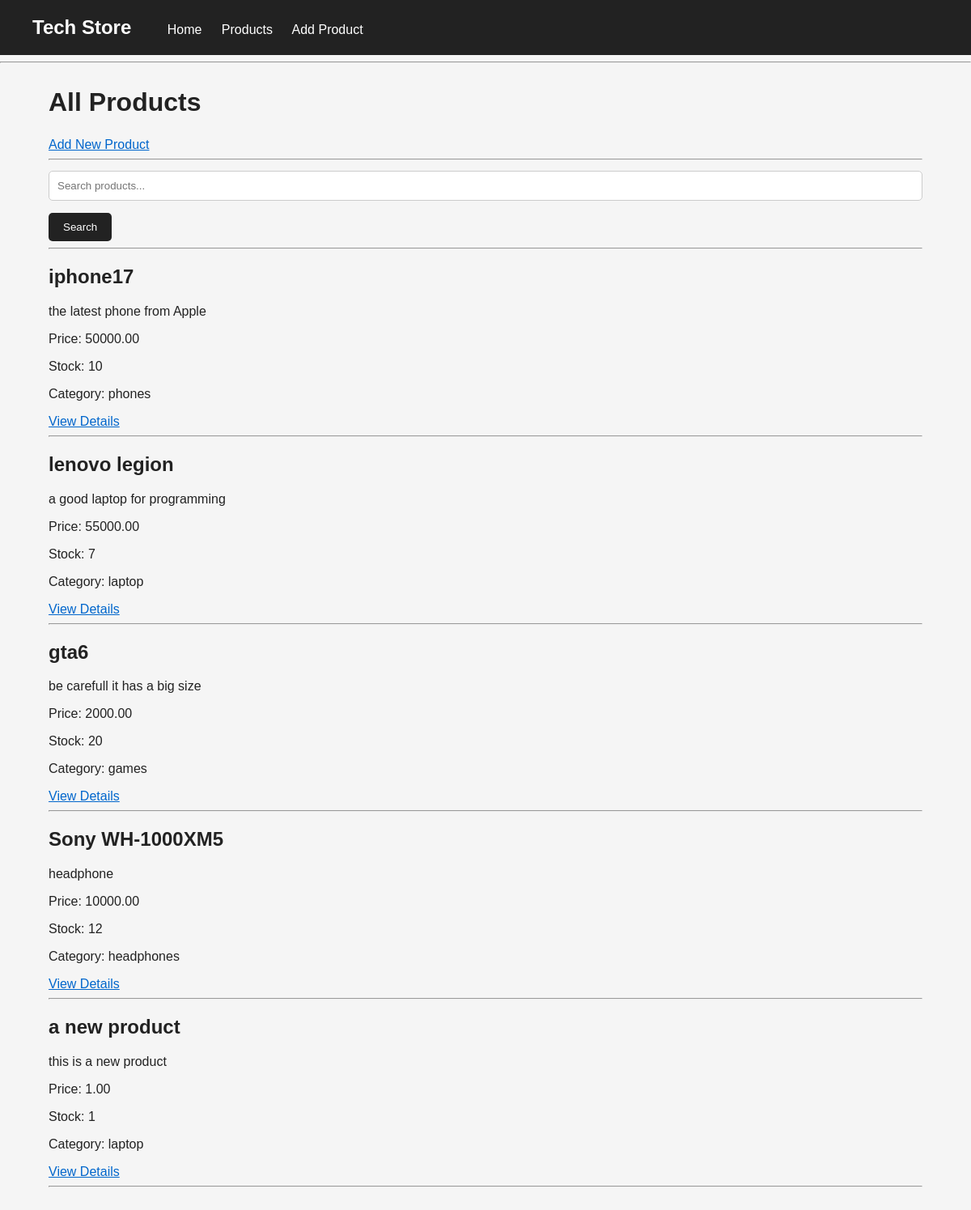
Screenshot of /products/ with the database file from the repository.
### store/models.py (models this page shows, shortened)
class Product(models.Model):
    name = models.CharField(max_length=200)
    description = models.TextField()
    price = models.DecimalField(max_digits=10, decimal_places=2)
    stock = models.PositiveIntegerField()
    category = models.ForeignKey(
        Category,
        on_delete=models.CASCADE,
        related_name="products"
    )

class Category(models.Model):
    name = models.CharField(max_length=100)

### store/views.py (the view)
# urls.py: path("products/", views.product_list, name="product_list"),
def product_list(request):
    products = Product.objects.all()
    search = request.GET.get("search")
    if search:
        products = products.filter(name__icontains=search)
    return render(request, "store/product_list.html", {
        "products": products,
    })

### store/templates/store/product_list.html (shortened to what this page needs)
{% extends "store/base.html" %}
{% block content %}
<h1>All Products</h1>
<a href="{% url 'create_product' %}">
    Add New Product
</a>
<hr>
<form method="GET">
    <input
        type="text"
        name="search"
        placeholder="Search products..."
    >
    <button type="submit">
        Search
    </button>
</form>
<hr>
{% if products %}
    {% for product in products %}
        <div>
            <h2>{{ product.name }}</h2>
            <p>{{ product.description }}</p>
            <p>Price: {{ product.price }}</p>
            <p>Stock: {{ product.stock }}</p>
            <p>Category: {{ product.category.name }}</p>
            <a href="{% url 'product_detail' product.id %}">
                View Details
            </a>
        </div>
        <hr>
    {% endfor %}
{% else %}
    <p>No products found.</p>
{% endif %}
{% endblock %}

### store/templates/store/base.html (shortened to what this page needs)
{% load static %}
<!DOCTYPE html>
<html lang="en">
<head>
    <link rel="stylesheet" href="{% static 'css/style.css' %}">
</head>
<body>
    <nav>
        <h2>Tech Store</h2>
        <a href="{% url 'home' %}">Home</a>
        <a href="{% url 'product_list' %}">Products</a>
        <a href="{% url 'create_product' %}">Add Product</a>
    </nav>
    <hr>
    <main>
        {% block content %}
        {% endblock %}
    </main>
</body>
</html>

### store/static/CSS/style.css (style rules this page uses)
* { box-sizing: border-box; }
body { margin: 0; font-family: Arial, sans-serif; background-color: #f5f5f5; color: #222; }
nav { background-color: #222; padding: 20px 40px; }
nav h2 { display: inline; color: white; margin-right: 40px; }
nav a { color: white; text-decoration: none; margin-right: 20px; }
main { width: 90%; max-width: 1100px; margin: 30px auto; }
h1 { margin-bottom: 25px; }
a { color: #0066cc; }
button { background-color: #222; color: white; border: none; padding: 10px 18px; cursor: pointer; border-radius: 5px; }
input, textarea, select { width: 100%; padding: 10px; margin-top: 5px; margin-bottom: 15px; border: 1px solid #ccc; border-radius: 5px; }

### rows the page displays
Product: name "iphone17", description "the latest phone from Apple", price "50000.00", stock "10", category.name "phones"
Product: name "lenovo legion", description "a good laptop for programming", price "55000.00", stock "7", category.name "laptop"
Product: name "gta6", description "be carefull it has a big size", price "2000.00", stock "20", category.name "games"
Product: name "Sony WH-1000XM5", description "headphone", price "10000.00", stock "12", category.name "headphones"
Product: name "a new product", description "this is a new product", price "1.00", stock "1", category.name "laptop"
